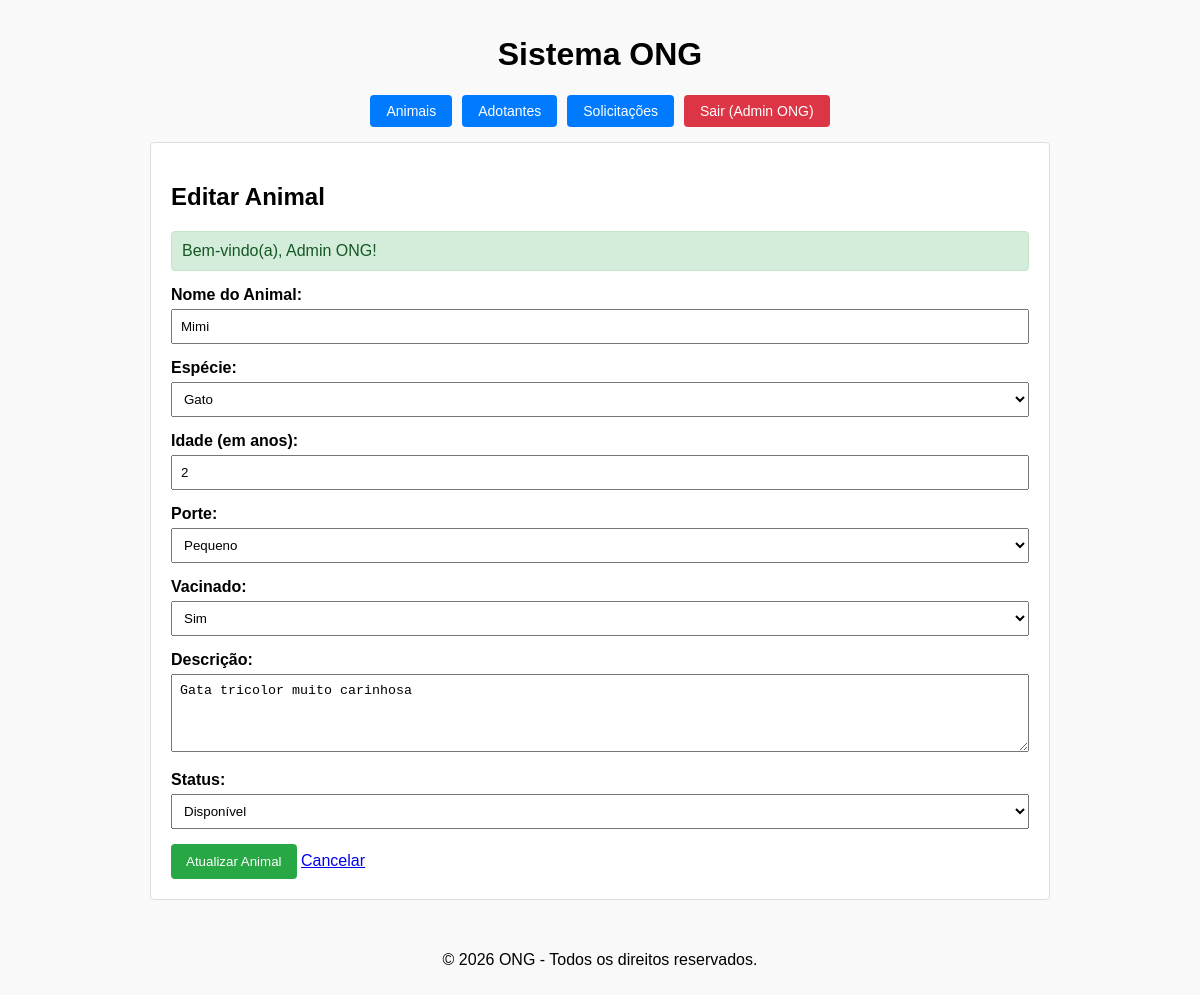
/animais/editar?id=2 (signed in), run on the app's committed database.
### tables this page shows
CREATE TABLE animais (
    id INT AUTO_INCREMENT PRIMARY KEY,
    nome VARCHAR(100) NOT NULL,
    especie ENUM('Cachorro', 'Gato', 'Outro') NOT NULL,
    idade_anos INT NOT NULL,
    porte ENUM('Pequeno', 'Medio', 'Grande') NOT NULL,
    vacinado TINYINT(1) DEFAULT 0,
    descricao TEXT,
    status ENUM('disponivel', 'em_processo', 'adotado') DEFAULT 'disponivel'
);

### app/Controllers/AnimalController.php (called while the page is built, shortened)
<?php
class AnimalController
{
    private Animal $animalModel;
    public function __construct()
    {
        $this->animalModel = new Animal();
    }
public function form(): void
{
    $id = (int) ($_GET['id'] ?? 0);
    $animal = null;
    if ($id > 0) {
        $animal = $this->animalModel->findByID($id);
    }
    require_once __DIR__ . '/../Views/animais/form.php';
}
}

### app/Models/Model.php (called while the page is built, shortened)
<?php
abstract class Model
{
    public function __construct()
    {
        $database = new Database();
        $this->db = $database->getConnection();
    }
}

### config/Database.php (called while the page is built, shortened)
<?php
class database
{
    private string $host = 'db';
    private string $database = 'ong_adocao';
    private string $user = 'root';
    private string $password = 'root';
    public function getConnection(): PDO
    {
        $dsn = "mysql:host={$this->host}; dbname={$this->database}; charset=utf8mb4";
        return new PDO($dsn, $this->user, $this->password, [
            PDO::ATTR_ERRMODE => PDO::ERRMODE_EXCEPTION,
            PDO::ATTR_DEFAULT_FETCH_MODE => PDO::FETCH_ASSOC
        ]);
    }
}

### app/Models/Animal.php (called while the page is built, shortened)
<?php
class Animal extends Model
{
    public function findByID(int $id): ?array
    {
        $query = $this->db->prepare("SELECT * FROM animais WHERE id = :id");
        $query->execute(['id' => $id]);
        return $query->fetch() ?: null;
    }
}

### app/Views/animais/form.php (the view, shortened to what this page needs)
<?php require_once __DIR__ . '/../layouts/header.php'; ?>
<?php
$editando = isset($animal) && $animal !== null;
?>
<h2><?= $editando ? 'Editar Animal' : 'Cadastrar Novo Pet' ?></h2>
<?php require_once __DIR__ . '/../includes/feedback.php'; ?>
<form
    action="<?= $editando ? '/animais/atualizar' : '/animais/salvar' ?>"
    method="POST"
>
    <div class="campo">
        <label for="nome">Nome do Animal:</label>
        <input
            type="text"
            id="nome"
            name="nome"
            placeholder="Ex: Rex"
            value="<?= htmlspecialchars($animal['nome'] ?? '') ?>"
            required
        >
    </div>
    <div class="campo">
        <label for="especie">Espécie:</label>
        <select
            id="especie"
            name="especie"
            style="width: 100%; padding: 8px; box-sizing: border-box;"
            required
        >
            <option value="Gato"
                <?= ($animal['especie'] ?? '') === 'Gato' ? 'selected' : '' ?>>
                Gato
            </option>
        </select>
    </div>
    <div class="campo">
        <label for="idade">Idade (em anos):</label>
        <input
            type="number"
            id="idade"
            name="idade"
            min="0"
            placeholder="Ex: 3"
            value="<?= htmlspecialchars($animal['idade_anos'] ?? '') ?>"
            required
        >
    </div>
    <div class="campo">
        <label for="porte">Porte:</label>
        <select
            id="porte"
            name="porte"
            style="width: 100%; padding: 8px; box-sizing: border-box;"
            required
        >
            <option value="Pequeno"
                <?= ($animal['porte'] ?? '') === 'Pequeno' ? 'selected' : '' ?>>
                Pequeno
            </option>
        </select>
    </div>
    <div class="campo">
        <label for="vacinado">Vacinado:</label>
        <select
            id="vacinado"
            name="vacinado"
            style="width: 100%; padding: 8px; box-sizing: border-box;"
        >
            <option value="1"
                <?= ($animal['vacinado'] ?? 0) == 1 ? 'selected' : '' ?>>
                Sim
            </option>
        </select>
    </div>
    <div class="campo">
        <label for="descricao">Descrição:</label>
        <textarea
            id="descricao"
            name="descricao"
            rows="4"
            style="width: 100%; padding: 8px; box-sizing: border-box;"
            placeholder="Descrição do animal"
        ><?= htmlspecialchars($animal['descricao'] ?? '') ?></textarea>
    </div>
    <div class="campo">
        <label for="status">Status:</label>
        <select
            id="status"
            name="status"
            style="width: 100%; padding: 8px; box-sizing: border-box;"
        >
            <option value="disponivel"
                <?= ($animal['status'] ?? 'disponivel') === 'disponivel' ? 'selected' : '' ?>>
                Disponível
            </option>
        </select>
    </div>
    <button type="submit">
        <?= $editando ? 'Atualizar Animal' : 'Salvar Animal' ?>
    </button>
    <a href="/animais">Cancelar</a>
</form>
<?php require_once __DIR__ . '/../layouts/footer.php'; ?>

### public/css/style.css (style rules this page uses)
body { font-family: Arial, sans-serif; margin: 0; padding: 0; display: flex; flex-direction: column; align-items: center; min-height: 100vh; background-color: #f9f9f9; }
.campo { margin-bottom: 15px; }
label { display: block; margin-bottom: 5px; font-weight: bold; }
input, select, textarea { width: 100%; padding: 8px; box-sizing: border-box; }
button { padding: 10px 15px; background-color: #28a745; color: white; border: none; border-radius: 4px; cursor: pointer; }

### data on the page
animais: nome "Mimi", especie "Gato", idade "2", porte "Pequeno", vacinado "Sim", descricao "Gata tricolor muito carinhosa", status "Disponível"

### other printed values
$_SESSION['usuario']['nome'] "Admin ONG"
$mensagem "Bem-vindo(a), Admin ONG!"
